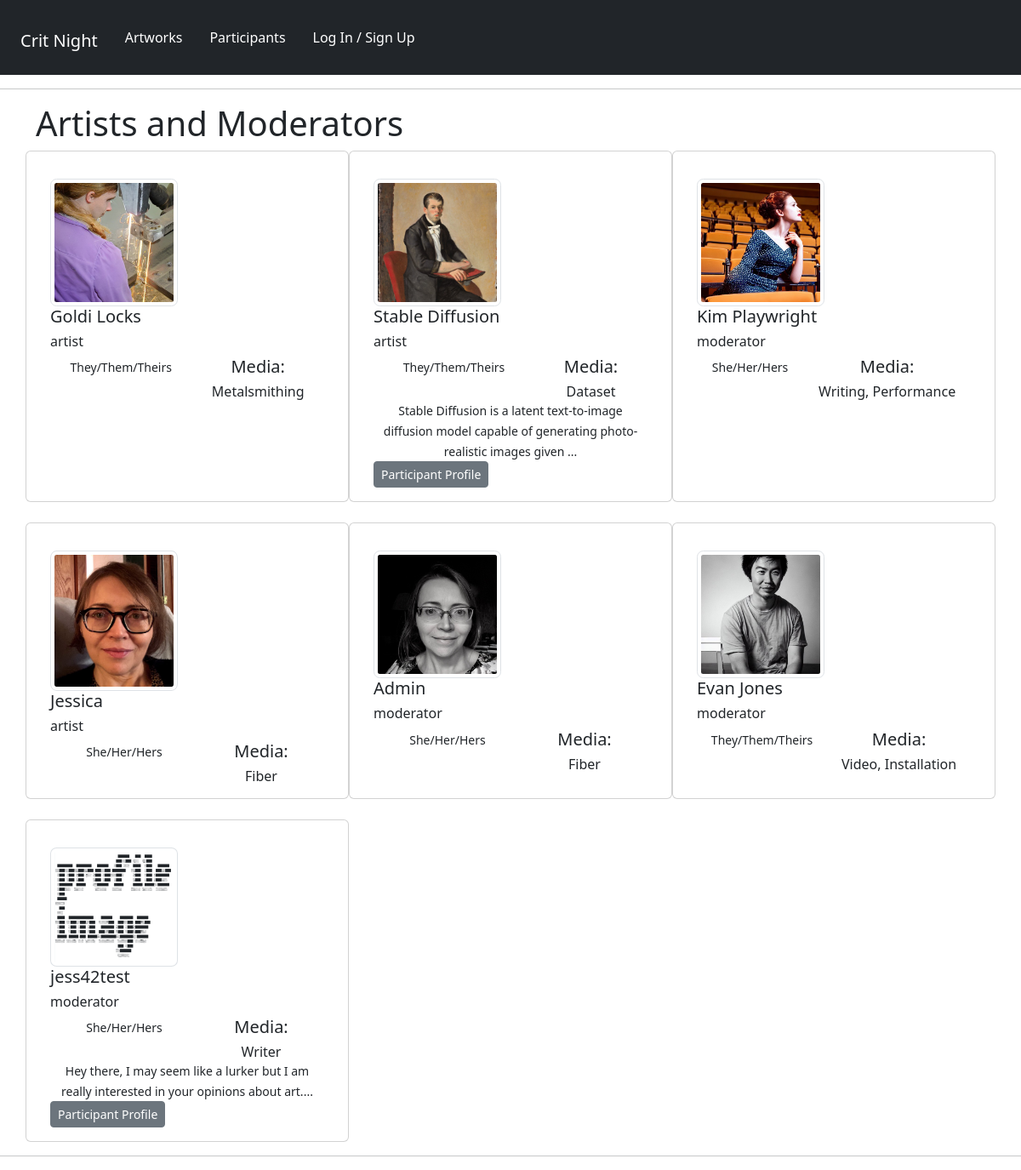
Before: /panelists/ with the older database file.
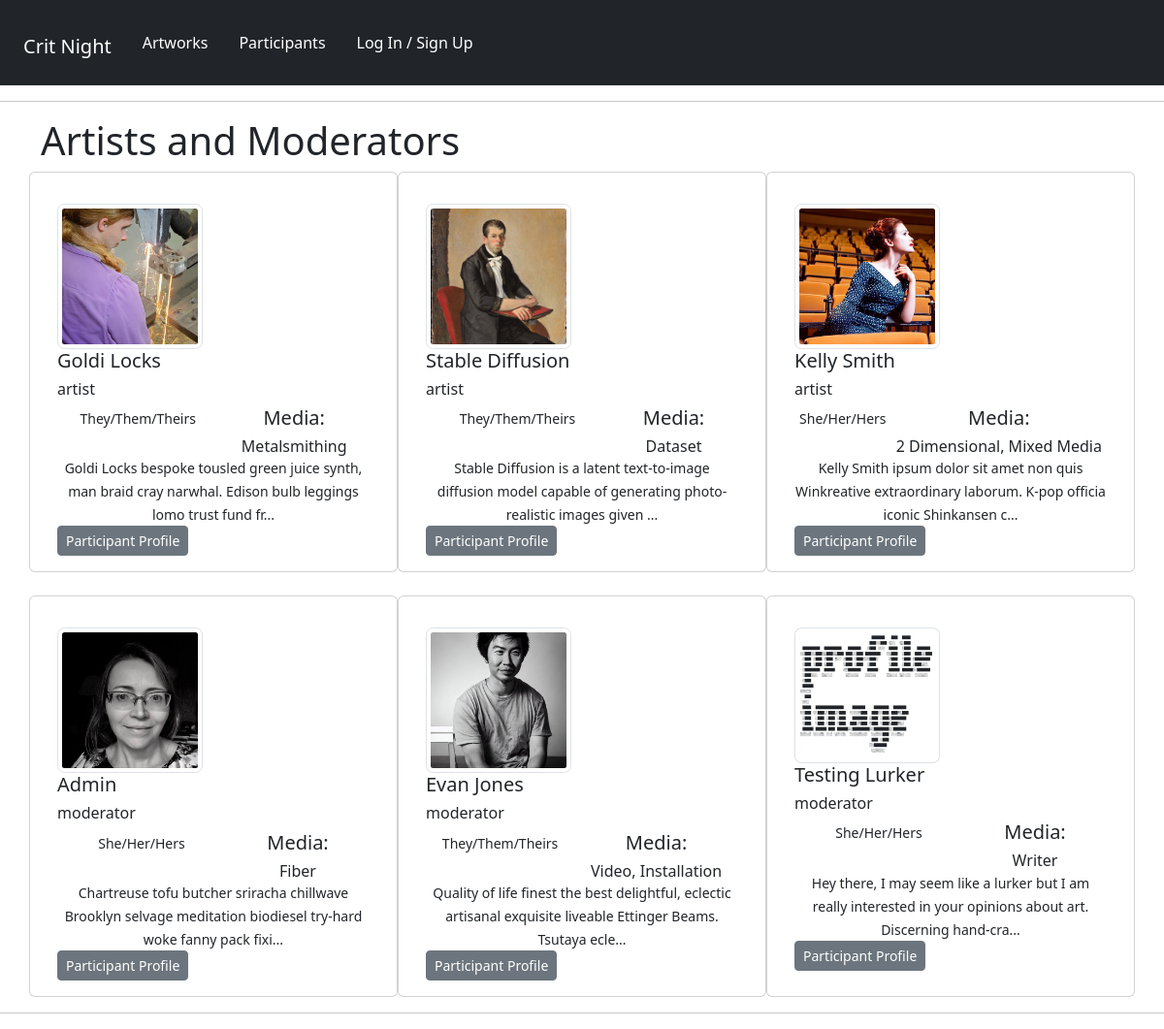
After: the same page with the newer database file.
### panelists/models.py (models this page shows, shortened)
class Profile(models.Model):
    user = models.OneToOneField(User, on_delete=models.CASCADE, null=True, blank=True)
    name = models.CharField(max_length=200, null=True, blank=True)
    ROLE_TYPE = (
        ("moderator", "Moderator"),
        ("artist", "Artist"),
    )
    role = models.CharField(max_length=200, null=True, choices=ROLE_TYPE)
    media = models.CharField(max_length=200, null=True, blank=True)
    email = models.EmailField(max_length=500, null=True, blank=True)
    username = models.CharField(max_length=200, null=True, blank=True)
    pronouns = models.CharField(max_length=200, null=True, blank=True)
    brief_bio = models.TextField(max_length=1500, null=True, blank=True)
    profile_image = models.ImageField(
        null=True,
        blank=True,
        upload_to="profiles/",
        default="profiles/default-profile.png",
    )
    website = models.CharField(max_length=200, null=True, blank=True)
    social_insta = models.CharField(max_length=200, blank=True, null=True)
    social_twitter = models.CharField(max_length=200, blank=True, null=True)
    social_other = models.CharField(max_length=200, blank=True, null=True)
    created = models.DateTimeField(auto_now_add=True)
    id = models.UUIDField(
        default=uuid.uuid4, unique=True, primary_key=True, editable=False
    )

### panelists/views.py (the view)
# urls.py: path("", views.profiles, name="profiles"),
def profiles(request):
    profiles = Profile.objects.all()
    context = {"profiles": profiles}
    return render(request, "panelists/profiles.html", context)

### panelists/templates/panelists/profiles.html (shortened to what this page needs)
{% extends 'main.html' %}
{% block content %}
      <div class="container">
        <h1>Artists and Moderators</h1>
        <div class="row row-cols-1 row-cols-md-3 g-4">
            {% for profile in profiles %}
              <div class="card">
                <div class="card-body">
                  <img src="{{ profile.profile_image.url  }}" class="card-img-top img-thumbnail" style="max-width: 150px; border-radius:5%;"  alt="profile image">
                  <h5 class="card-title">{{profile.name}}</h5>
                  <h6 class="card-title">{{profile.role}}</h6>
                      <ul class="nav nav-pills nav-fill art-skills">
                        <li class="nav-item">
                          <p class="card-text"><small>{{profile.pronouns}}</small></p>
                        </li>
                        <li class="nav-item">
                          <h5>Media:</h5>
                          <h6 class="card-text">{{profile.media}}</h6>
                        </li>
                        {% if profile.brief_bio %}
                          <li class="nav-item">
                            <p class="card-text"><small>{{profile.brief_bio|slice:"110"}}...</small></p>
                          </li>
                        <li>
                          <a href="{% url 'user-profile' profile.id %}" class="btn btn-secondary btn-sm">Participant Profile</a>
                        </li>
                      </ul>
                      {% endif %}
                </div>
              </div>
            {% endfor %}
        </div>
      </div>
{% endblock %}

### templates/main.html (shortened to what this page needs)
<!DOCTYPE html>
{% load static %}
<html>
<head>
    <link rel='stylesheet' type='text/css' media='screen' href='{% static "styles/main.css" %}'>
    <link rel="stylesheet" href="https://cdnjs.cloudflare.com/ajax/libs/font-awesome/4.7.0/css/font-awesome.min.css">
    <link rel="stylesheet" href="https://cdn.jsdelivr.net/npm/bootstrap@5.2.3/dist/css/bootstrap.min.css">
</head>
<body>
    {% include 'navbar.html' %}
    {% block content %}
    {% endblock content %}
</body>
<hr>
</html>

### templates/navbar.html (shortened to what this page needs)
{% load static %}
<header class="header">
  <nav class="navbar navbar-dark bg-dark">
    <div class="container-fluid">
    <nav class="navbar navbar-dark bg-dark">
      <div class="container-fluid">
        <h1><a href="{% url 'artworks' %}" a class="navbar-brand">Crit Night</a></h1>
        <ul class="nav justify-content-end">
          <ul class="nav justify-content-end">
            <li class="nav-item">
              <a class="nav-link active text-white" aria-current="page" href="{% url 'artworks' %}">Artworks</a>
            </li>
            <li class="nav-item">
              <a class="nav-link active text-white" aria-current="page" href="{% url 'profiles' %}">Participants</a>
            </li>
            {% if request.user.is_authenticated %}
            <li class="nav-item">
              <a class="nav-link active text-white" aria-current="page" href="{% url 'account' %}">My Account</a>
            </li>
            <li class="nav-item">
              <a class="nav-link active text-white" aria-current="page" href="{% url 'create-artwork' %}">Add Artwork</a>
            </li>
            <li class="nav-item">
              <a class="nav-link active text-white" aria-current="page" href="{% url 'inbox' %}">Inbox</a>
            </li>
            <li class="nav-item">
              <a class="nav-link active text-white" aria-current="page" href="{% url 'results' %}">Results</a>
            </li>
            <li class="nav-item">
              <a class="nav-link active text-white" aria-current="page" href="{% url 'logout' %}">Log Out</a>
            </li>
            {% else %}
            <li class="nav-item">
              <a class="nav-link active text-white" aria-current="page" href="{% url 'login' %}">Log In / Sign Up</a>
            </li>
            {% endif %}
          </ul>
        </div>
      </div>
    </nav>
</header>
<hr>

### static/styles/main.css (style rules this page uses)
ul li { list-style: none; }

Changed rows visible on the page:
removed Profile: profile_image (picture), name "Kim Playwright", role "moderator", pronouns "She/Her/Hers", media "Writing, Performance"
changed Profile "Goldi Locks": brief_bio (not shown) → "Goldi Locks bespoke tousled green juice synth, man braid cray narwhal. Edison bulb leggings lomo trust fund fr"
changed Profile: profile_image: a different picture; name "Jessica" → "Kelly Smith"; media "Fiber" → "2 Dimensional, Mixed Media"; brief_bio (not shown) → "Kelly Smith ipsum dolor sit amet non quis Winkreative extraordinary laborum. K-pop officia iconic Shinkansen c"
changed Profile "Admin": brief_bio (not shown) → "Chartreuse tofu butcher sriracha chillwave Brooklyn selvage meditation biodiesel try-hard woke fanny pack fixi"
changed Profile "Evan Jones": brief_bio (not shown) → "Quality of life finest the best delightful, eclectic artisanal exquisite liveable Ettinger Beams. Tsutaya ecle"
changed Profile "Writer": name "jess42test" → "Testing Lurker"; brief_bio "Hey there, I may seem like a lurker but I am really interested in your opinions about art." → "Hey there, I may seem like a lurker but I am really interested in your opinions about art. Discerning hand-cra"
